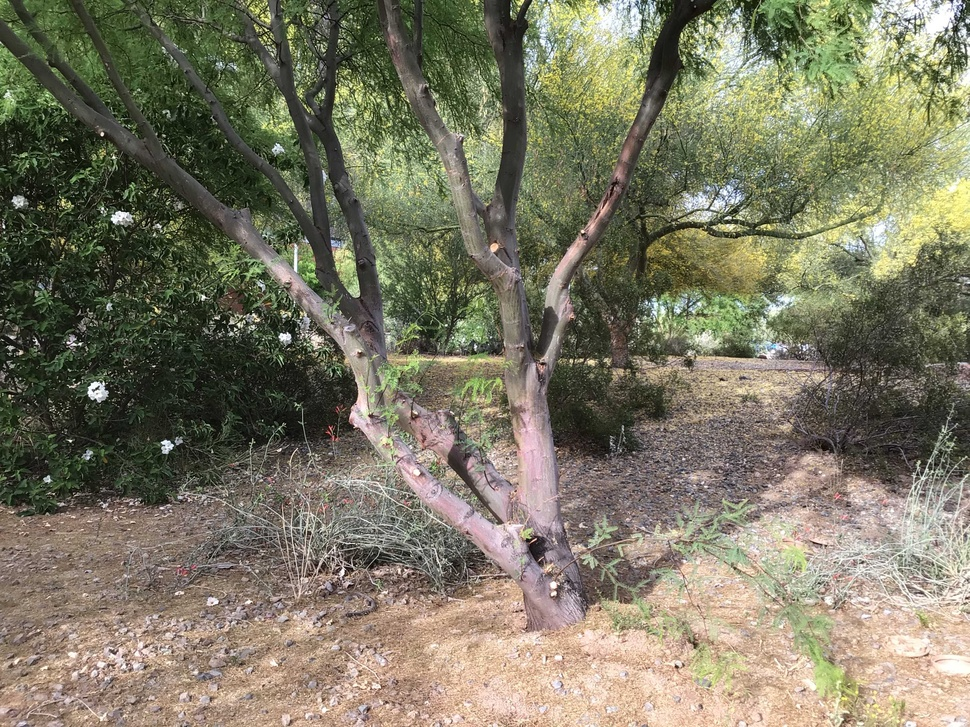
//> input picture camera_projector/data/images/asu_tree4.jpg, 970 x 727 px, shrunk from 3264 x 2448 before the run
$ ./color_thresholding   (built with g++ and OpenCV 4)
//> lines starting //> are read from the running program, lines starting //| are printed output that depends on the picture; after the words box and inside, x2 and y2 are one past the last pixel; in counts of white or black regions, pixels touching at a corner belong together
//
// Created by alg on 4/15/21.
//

#include <iostream>
#include "opencv2/highgui/highgui.hpp"
#include "opencv2/imgproc/imgproc.hpp"

using namespace cv;
using namespace std;

string aruco_image_path = "/home/alg/Downloads/asu_tree4.jpg";
int main( int argc, char** argv )
{

    namedWindow("Control", CV_WINDOW_AUTOSIZE); //create a window called "Control"

    int iLowH = 0;
    int iHighH = 179;

    int iLowS = 0;
    int iHighS = 255;

    int iLowV = 0;
    int iHighV = 255;

    //Create trackbars in "Control" window


    cvCreateTrackbar("LowH", "Control", &iLowH, 179); //Hue (0 - 179)
//> slider 'LowH' is set to 35
    cvCreateTrackbar("HighH", "Control", &iHighH, 179);

    cvCreateTrackbar("LowS", "Control", &iLowS, 255); //Saturation (0 - 255)
//> slider 'LowS' is set to 51
    cvCreateTrackbar("HighS", "Control", &iHighS, 255);

    cvCreateTrackbar("LowV", "Control", &iLowV, 255); //Value (0 - 255)
//> slider 'LowV' is set to 51
    cvCreateTrackbar("HighV", "Control", &iHighV, 255);

    Mat imgOriginal = imread(aruco_image_path);
//> imgOriginal is the input picture: 727 rows x 970 cols, CV_8UC3; mean B, G, R 100.2, 121.2, 124.5
    Mat imgHSV;

    cvtColor(imgOriginal, imgHSV, COLOR_BGR2HSV); //Convert the captured frame from BGR to HSV
//> imgHSV: 727 rows x 970 cols, CV_8UC3; mean H, S, V 35.2, 64.4, 129.2

    Mat imgThresholded;

    inRange(imgHSV, Scalar(iLowH, iLowS, iLowV), Scalar(iHighH, iHighS, iHighV), imgThresholded); //Threshold the image
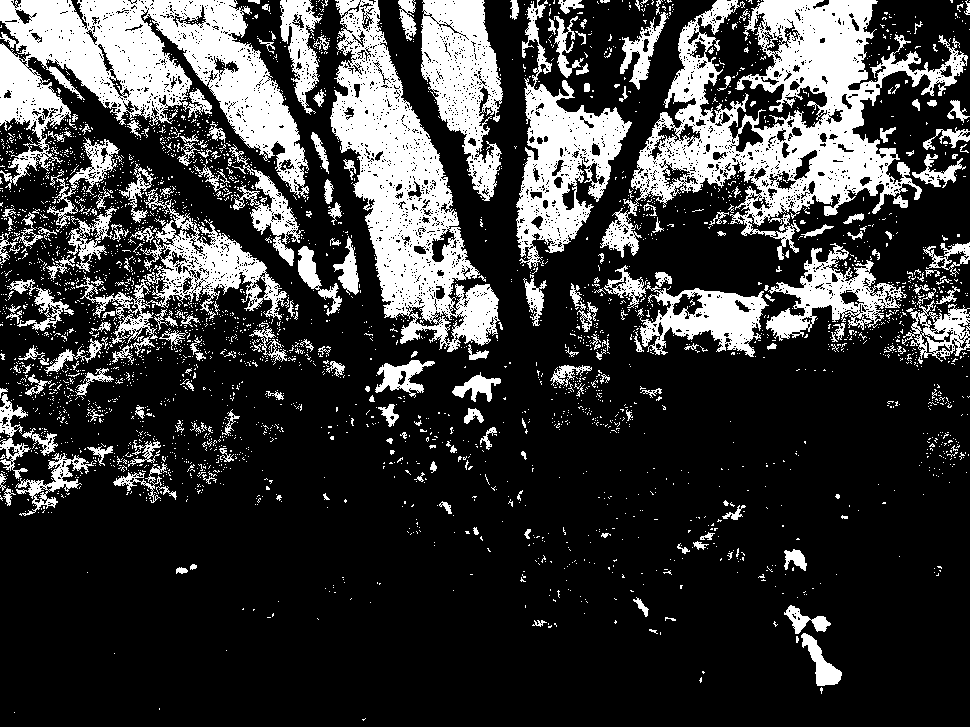
//> imgThresholded: 727 rows x 970 cols, CV_8UC1; 23.4% white; 3354 white regions (3120 under 20 px), largest, box (x1, y1, x2, y2) and area: (600, 0, 968, 260) 32255, (0, 0, 309, 199) 28121, (330, 0, 500, 352) 23025

    //morphological opening (remove small objects from the foreground)
    erode(imgThresholded, imgThresholded, getStructuringElement(MORPH_ELLIPSE, Size(5, 5)) );
    dilate( imgThresholded, imgThresholded, getStructuringElement(MORPH_ELLIPSE, Size(5, 5)) );

    //morphological closing (fill small holes in the foreground)
    dilate( imgThresholded, imgThresholded, getStructuringElement(MORPH_ELLIPSE, Size(5, 5)) );
    erode(imgThresholded, imgThresholded, getStructuringElement(MORPH_ELLIPSE, Size(5, 5)) );
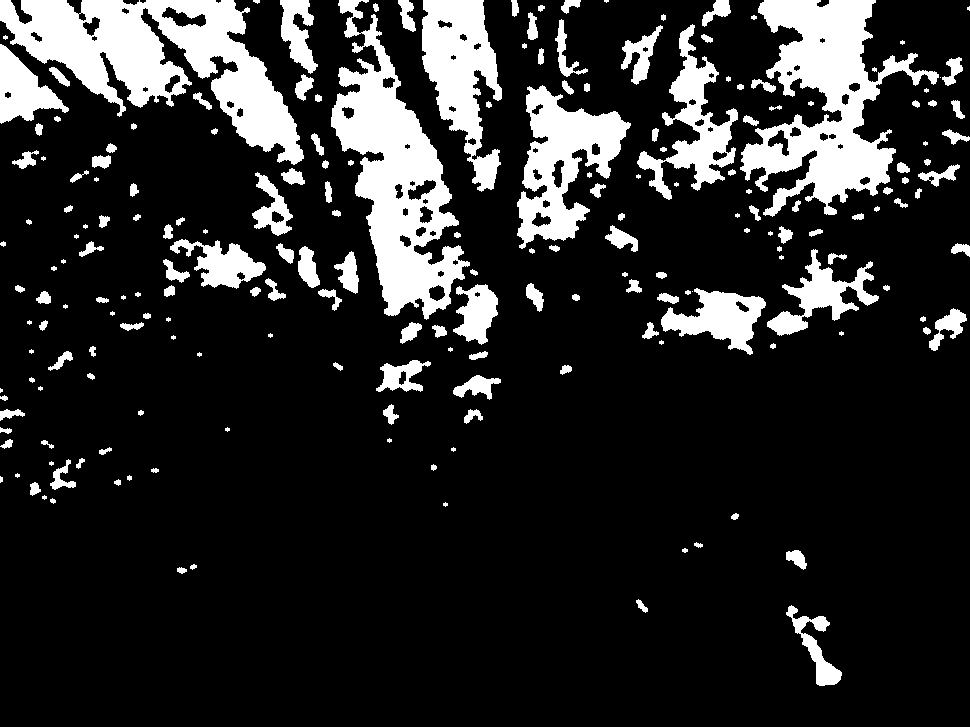
//> imgThresholded: 727 rows x 970 cols, CV_8UC1; 16.3% white; 205 white regions (42 under 20 px), largest, box (x1, y1, x2, y2) and area: (0, 0, 304, 165) 21063, (740, 0, 939, 217) 17930, (331, 0, 470, 320) 17854

    imshow("Thresholded Image", imgThresholded); //show the thresholded image
    imshow("Original", imgOriginal); //show the original image
    waitKey(0);


    return 0;

}

$ run again, with camera_projector/data/images/asu_tree1.jpg copied over camera_projector/data/images/asu_tree4.jpg
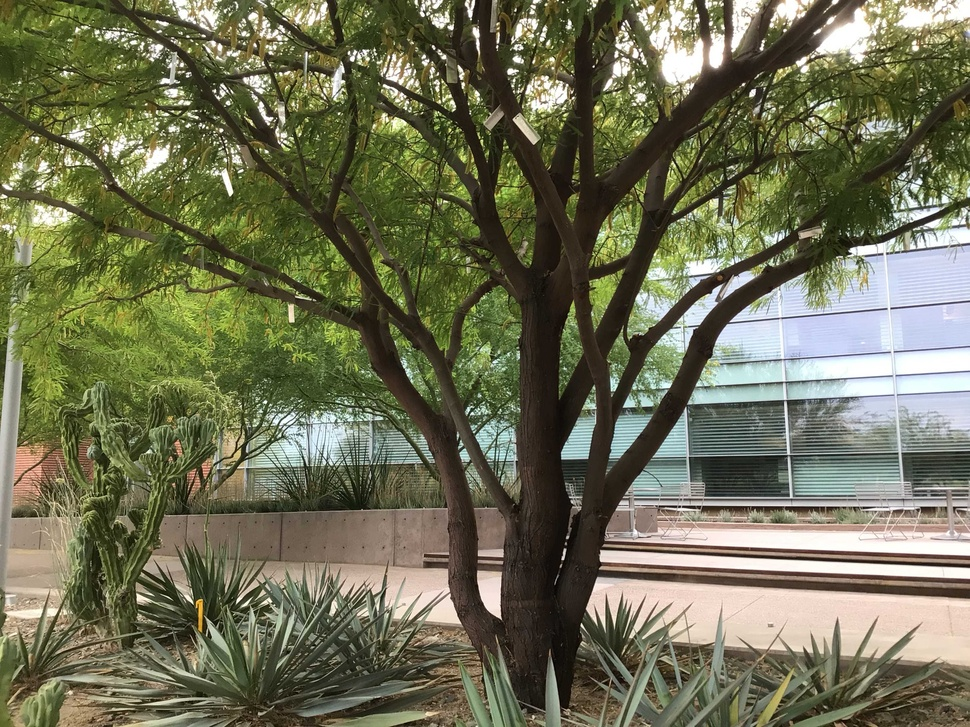
//> input picture camera_projector/data/images/asu_tree1.jpg, 970 x 727 px, shrunk from 3264 x 2448 before the run
//> imgOriginal is the input picture: 727 rows x 970 cols, CV_8UC3; mean B, G, R 85.1, 112.4, 111.3
//> imgHSV: 727 rows x 970 cols, CV_8UC3; mean H, S, V 34.7, 92.9, 117.6
//> `inRange(imgHSV, Scalar(iLowH, iLowS, iLowV), Scalar(iHighH, iHighS, iH..`:
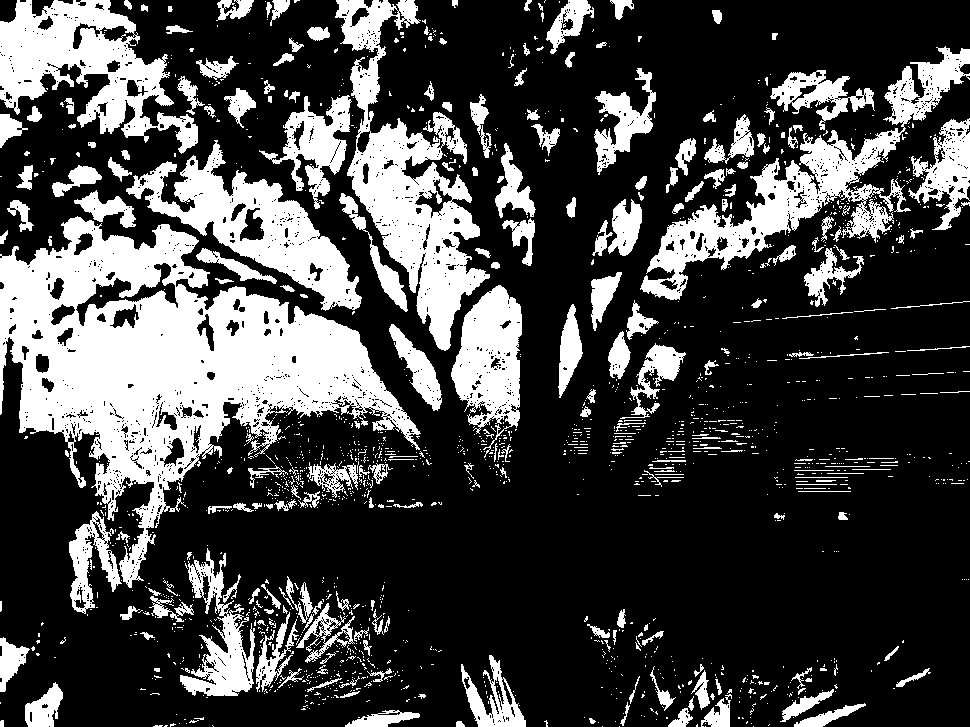
//> imgThresholded: 727 rows x 970 cols, CV_8UC1; 27.1% white; 1710 white regions (1459 under 20 px), largest, box (x1, y1, x2, y2) and area: (0, 216, 421, 588) 58431, (335, 0, 490, 351) 18331, (640, 46, 970, 300) 15649
//> `erode(imgThresholded, imgThresholded, getStructuringElement(MORPH_ELLI..`:
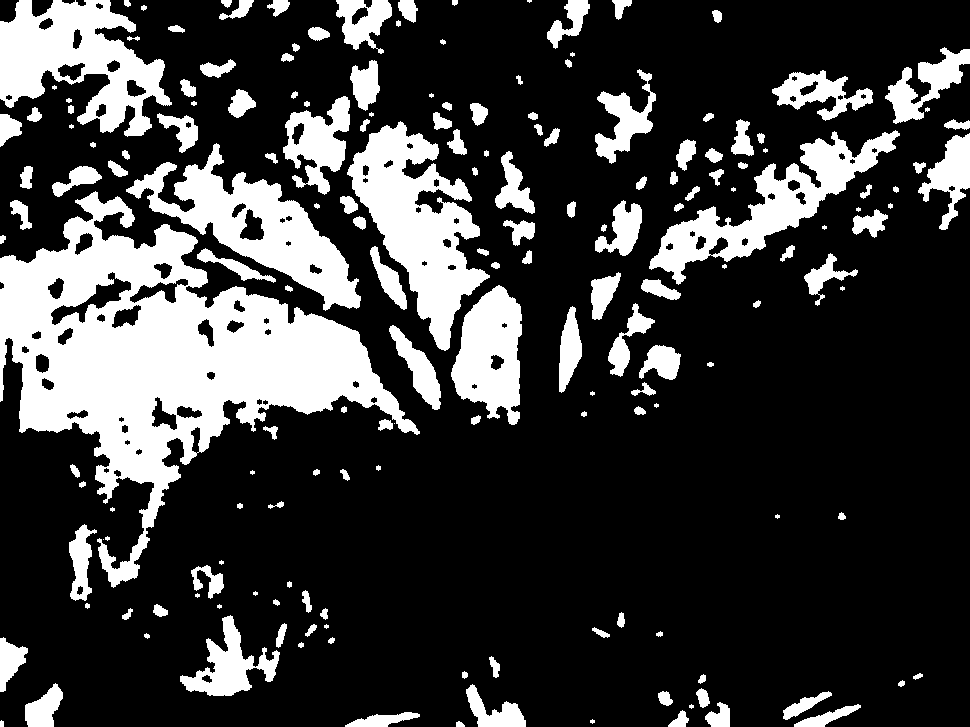
//> imgThresholded: 727 rows x 970 cols, CV_8UC1; 23.3% white; 180 white regions (28 under 20 px), largest, box (x1, y1, x2, y2) and area: (0, 191, 420, 588) 57404, (347, 121, 490, 351) 14091, (0, 0, 172, 137) 12398

$ run again, with camera_projector/data/images/asu_tree2.jpg copied over camera_projector/data/images/asu_tree4.jpg
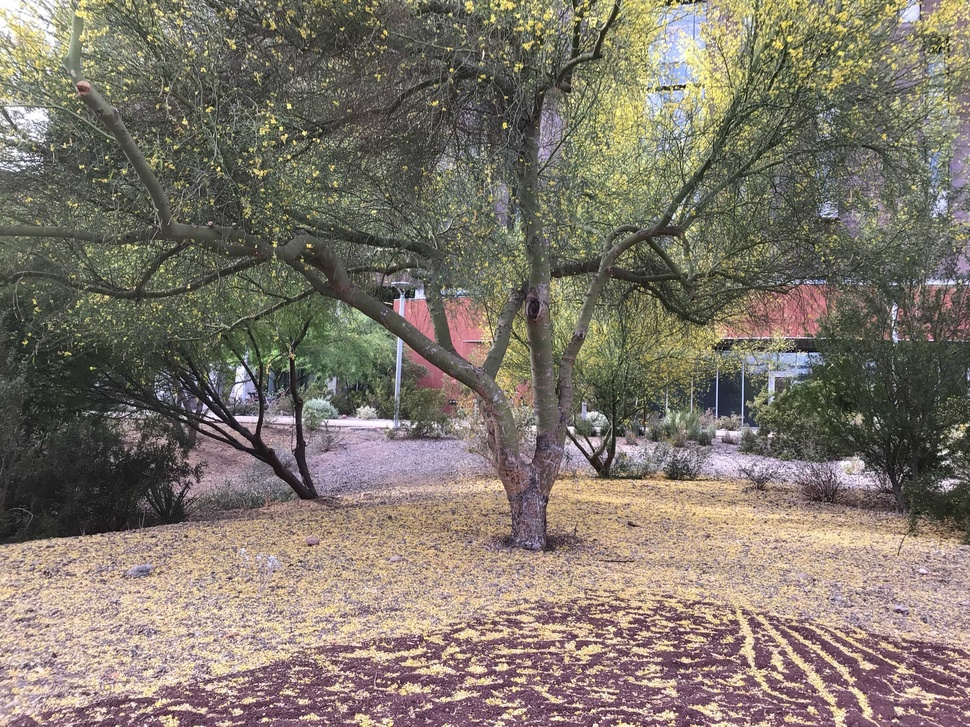
//> input picture camera_projector/data/images/asu_tree2.jpg, 970 x 727 px, shrunk from 3264 x 2448 before the run
//> imgOriginal is the input picture: 727 rows x 970 cols, CV_8UC3; mean B, G, R 107.6, 118.9, 127.4
//> imgHSV: 727 rows x 970 cols, CV_8UC3; mean H, S, V 53.6, 47, 129.7
//> `inRange(imgHSV, Scalar(iLowH, iLowS, iLowV), Scalar(iHighH, iHighS, iH..`:
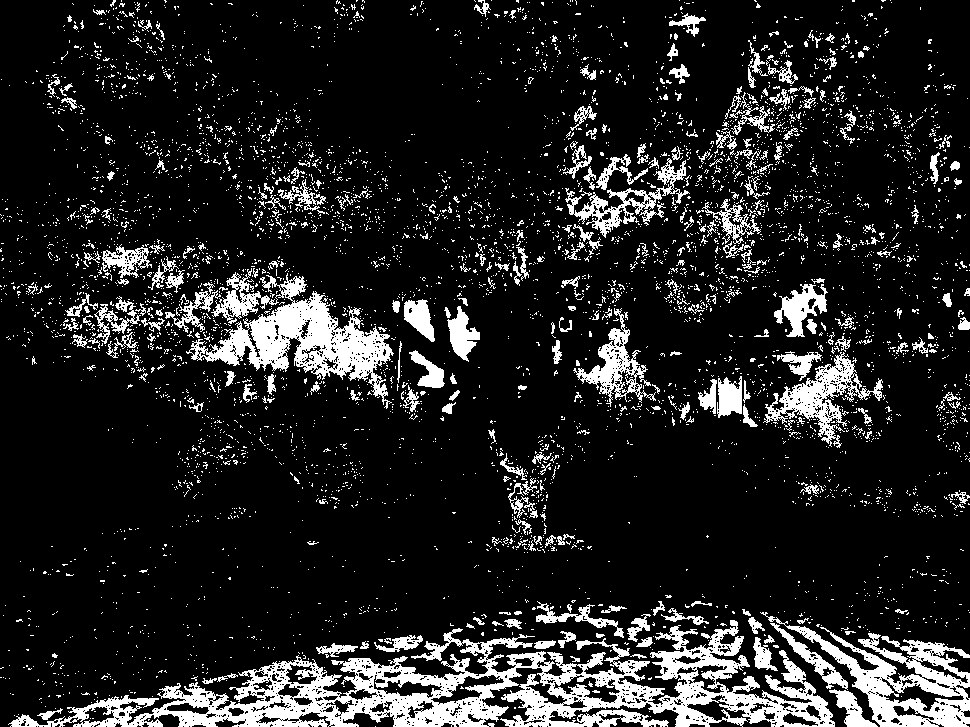
//> imgThresholded: 727 rows x 970 cols, CV_8UC1; 13.7% white; 5486 white regions (5175 under 20 px), largest, box (x1, y1, x2, y2) and area: (8, 620, 835, 727) 29072, (186, 268, 394, 409) 9744, (760, 612, 970, 727) 6976
//> `erode(imgThresholded, imgThresholded, getStructuringElement(MORPH_ELLI..`:
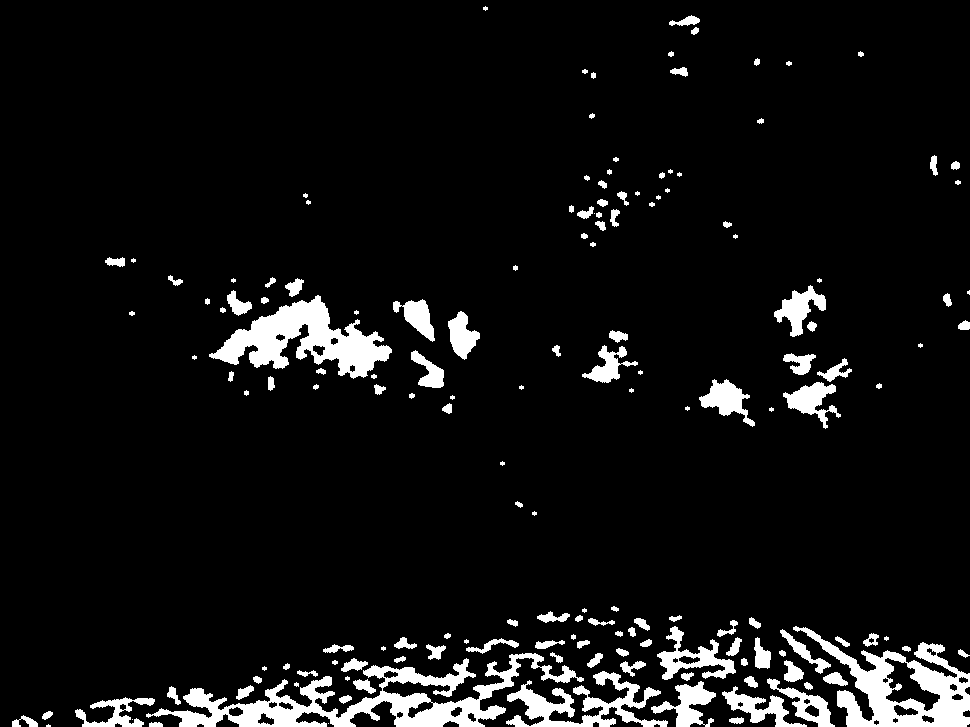
//> imgThresholded: 727 rows x 970 cols, CV_8UC1; 7% white; 161 white regions (35 under 20 px), largest, box (x1, y1, x2, y2) and area: (146, 653, 584, 727) 9668, (793, 626, 970, 727) 6683, (209, 295, 392, 379) 6586

$ run again, with camera_projector/data/images/asu_tree3.jpg copied over camera_projector/data/images/asu_tree4.jpg
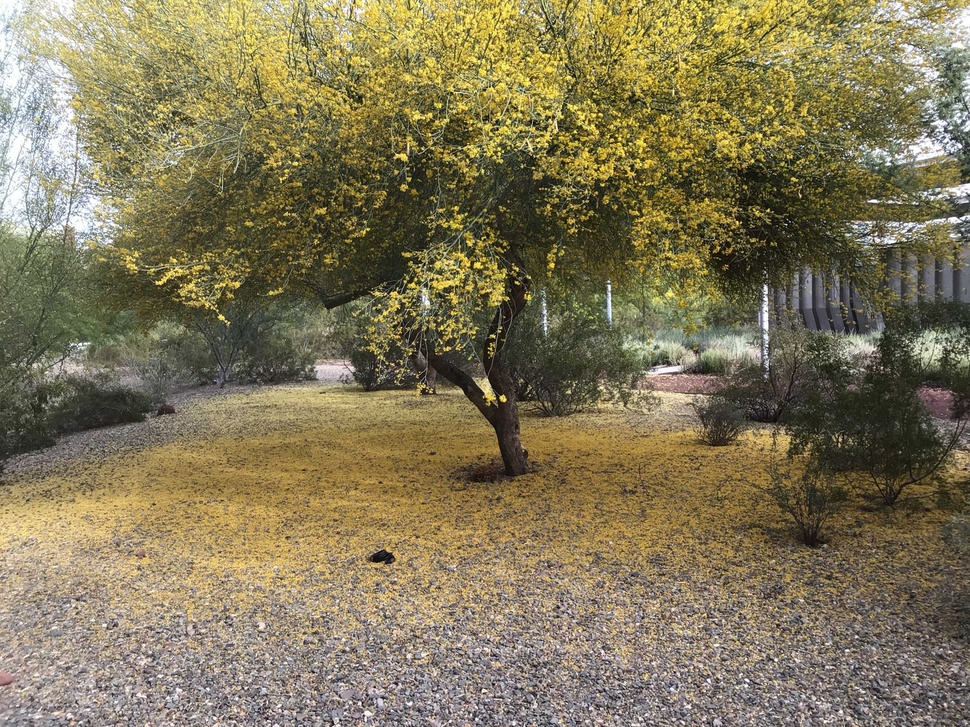
//> input picture camera_projector/data/images/asu_tree3.jpg, 970 x 727 px, shrunk from 3264 x 2448 before the run
//> imgOriginal is the input picture: 727 rows x 970 cols, CV_8UC3; mean B, G, R 88.4, 119.7, 129.9
//> imgHSV: 727 rows x 970 cols, CV_8UC3; mean H, S, V 32.5, 87.9, 130.7
//> `inRange(imgHSV, Scalar(iLowH, iLowS, iLowV), Scalar(iHighH, iHighS, iH..`:
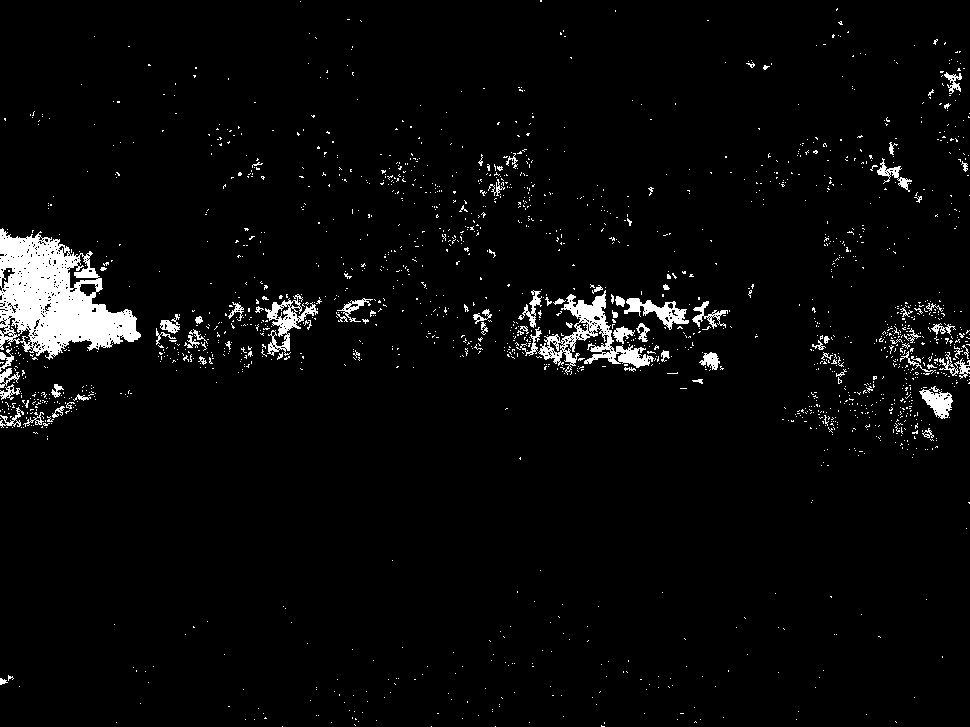
//> imgThresholded: 727 rows x 970 cols, CV_8UC1; 3.6% white; 1796 white regions (1712 under 20 px), largest, box (x1, y1, x2, y2) and area: (0, 228, 141, 360) 10102, (538, 290, 654, 375) 2609, (265, 294, 318, 356) 1027
//> `erode(imgThresholded, imgThresholded, getStructuringElement(MORPH_ELLI..`:
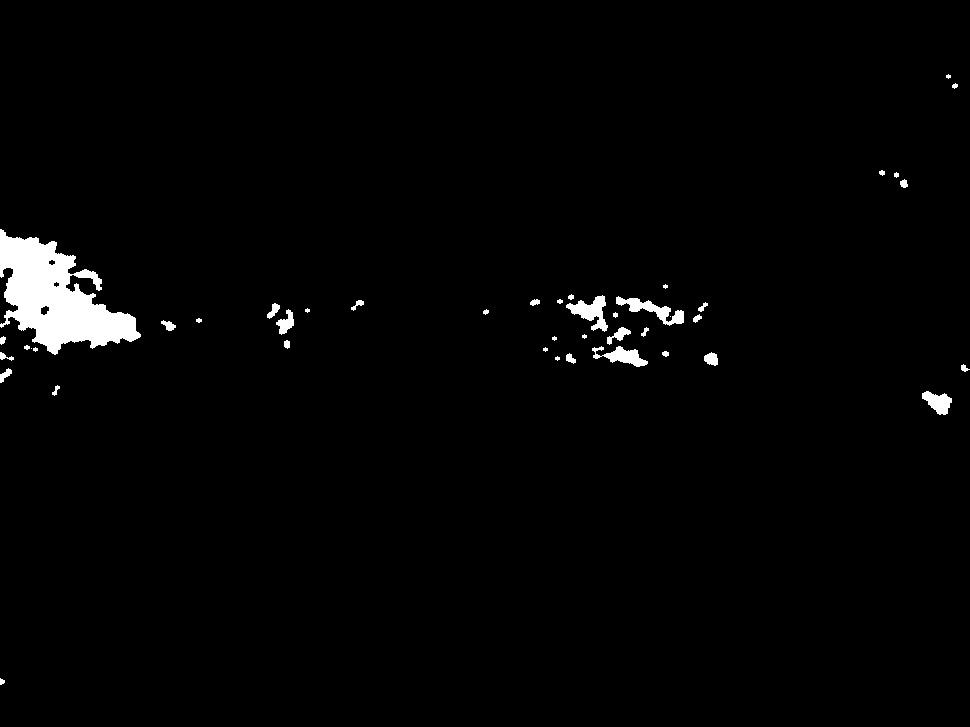
//> imgThresholded: 727 rows x 970 cols, CV_8UC1; 1.9% white; 44 white regions (10 under 20 px), largest, box (x1, y1, x2, y2) and area: (0, 229, 141, 355) 8972, (616, 296, 684, 326) 695, (566, 295, 608, 332) 689
